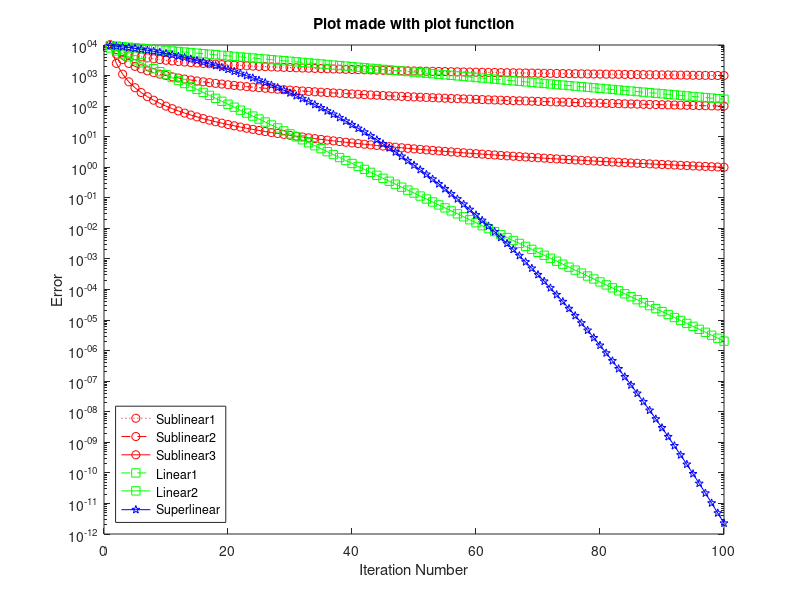

Here is the MATLAB script that generated this plot: (Note: this script raises an error after producing the figure.)
clear all
close all

%% Generate some data
maxIter = 100;
err0 = 10000;
err1 = zeros(1,100);
err2 = zeros(1,100);
err3 = zeros(1,100);
err4 = zeros(1,100);
err5 = zeros(1,100);
err6 = zeros(1,100);
rho = .04;
rho2 = .04:.005:1;
for k = 1:maxIter
	err1(k) = err0/sqrt(k);
	err2(k) = err0/k;
	err3(k) = err0/k^2;
	err4(k) = err0*(1-rho)^k;
	err5(k) = err0*(1-sqrt(rho))^k;
	err6(k) = err0*prod(1-rho2(1:k));
end

%% Matlab way
xData = 1:maxIter;
yData = [err1;err2;err3;err4;err5;err6];
legendStr = {'Sublinear1','Sublinear2','Sublinear3','Linear1','Linear2','Superlinear'};

figure(1);
plot(xData,yData);
legend(legendStr);
title('Plot made with plot function (press any key to go to next step)');
pause

clf;
semilogy(xData,yData);
legend(legendStr);
title('Plot made with plot function (press any key to go to next step)');
pause

clf;
semilogy(xData,err1,'r:');
hold on;
semilogy(xData,err2,'r--');
semilogy(xData,err3,'r-');
semilogy(xData,err4,'g--');
semilogy(xData,err5,'g-');
semilogy(xData,err6,'b-');
legend(legendStr);
title('Plot made with plot function (press any key to go to next step)');
pause

clf;
semilogy(xData,err1,'ro:');
hold on;
semilogy(xData,err2,'ro--');
semilogy(xData,err3,'ro-');
semilogy(xData,err4,'gs--');
semilogy(xData,err5,'gs-');
semilogy(xData,err6,'bp-');
legend(legendStr,'Location','SouthWest');
xlabel('Iteration Number');
ylabel('Error');
title('Plot made with plot function');
print -dpdf regularPlot.pdf;
fprintf('(press any key to start using prettyPlot)\n');
pause

%% Pretty Plot

figure;
prettyPlot(xData,yData);
title('Plot made with prettyPlot function (press any key to go to next step)');
pause

clf;
options.logScale = 2;
options.title = 'Plot made with prettyPlot function (press any key to go to next step)';
prettyPlot(xData,yData,options);
pause

clf;
options.colors = [1 0 0
	1 0 0
	1 0 0
	0 1 0
	0 1 0
	0 0 1];
options.lineStyles = {':','--','-','--','-','-'};
options.legend = legendStr;
prettyPlot(xData,yData,options);
pause

clf;
options.markers = {'o','o','o','s','s','p'};
options.xlabel = 'Iteration Number';
options.ylabel = 'Error';
options.legendLoc = 'SouthWest';
prettyPlot(xData,yData,options);
pause

clf;
options.markerSpacing = [25 1
	25 1
	25 1
	25 1
	25 1
	25 1];
options.xlabel = 'Iteration Number';
options.ylabel = 'Error';
options.legendLoc = 'SouthWest';
prettyPlot(xData,yData,options);
pause

clf;
options.markerSpacing = [25 1
	25 11
	25 21
	25 5
	25 15
	25 8];
options.title = 'Final plot made using prettyPlot';
prettyPlot(xData,yData,options);
print -dpdf prettyPlot.pdf